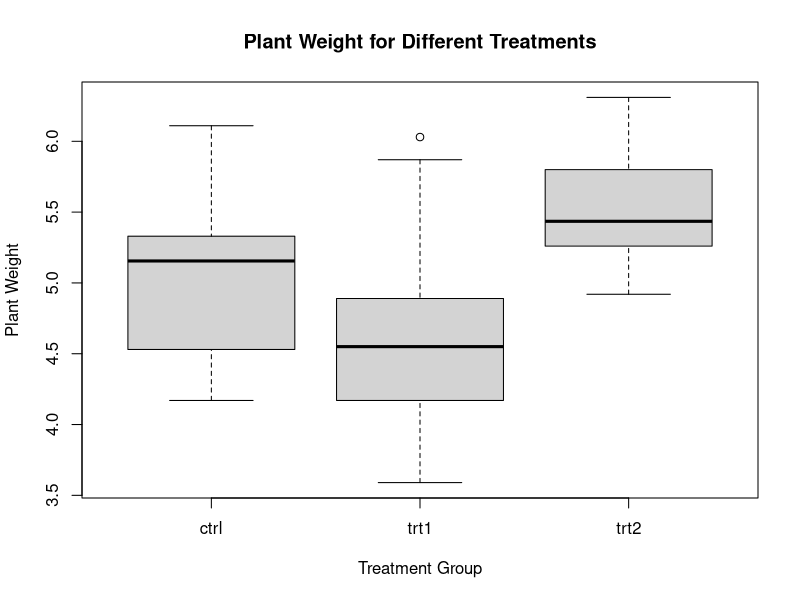
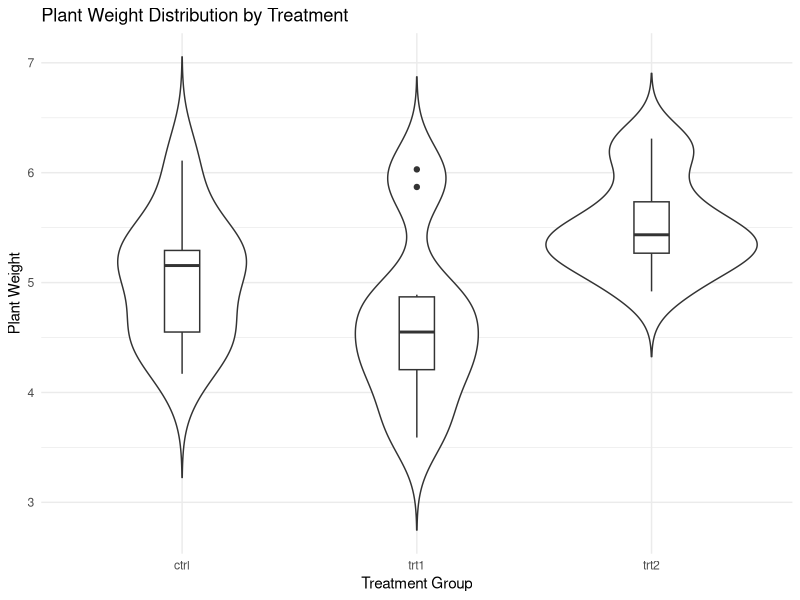
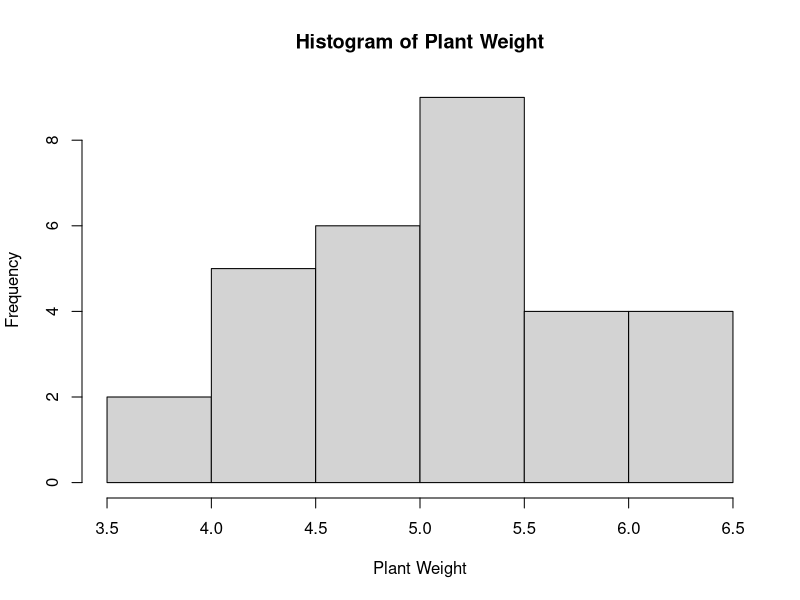
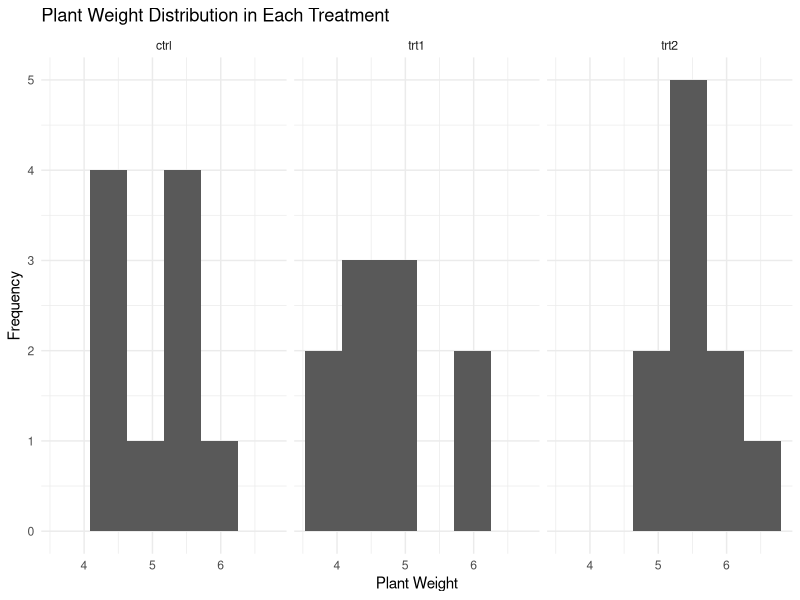

Write R code to recreate these figures, in order.
# ============================================================
# PlantGrowth Dataset Analysis
# ============================================================


# 1. Load the PlantGrowth dataset

data("PlantGrowth")

cat("\n--- PlantGrowth Dataset ---\n")
print(PlantGrowth)

cat("\n--- First 6 Rows ---\n")
print(head(PlantGrowth))

cat("\n--- Structure of Dataset ---\n")
str(PlantGrowth)


# ============================================================
# 2. Mean plant weight for each treatment group
# ============================================================

mean_weight <- aggregate(weight ~ group,
                         data = PlantGrowth,
                         FUN = mean)

cat("\n--- Mean Plant Weight for Each Treatment ---\n")
print(mean_weight)


# ============================================================
# 3. Box Plot
# ============================================================

boxplot(weight ~ group,
        data = PlantGrowth,
        main = "Plant Weight for Different Treatments",
        xlab = "Treatment Group",
        ylab = "Plant Weight")


# ============================================================
# 4. Violin Plot
# ============================================================

# Install ggplot2 automatically if it is not already installed

if (!require(ggplot2)) {
  install.packages("ggplot2")
  library(ggplot2)
}

violin_plot <- ggplot(PlantGrowth,
                      aes(x = group, y = weight)) +
  geom_violin(trim = FALSE) +
  geom_boxplot(width = 0.15) +
  labs(title = "Plant Weight Distribution by Treatment",
       x = "Treatment Group",
       y = "Plant Weight") +
  theme_minimal()

print(violin_plot)


# ============================================================
# 5. Histogram
# ============================================================

hist(PlantGrowth$weight,
     main = "Histogram of Plant Weight",
     xlab = "Plant Weight",
     ylab = "Frequency",
     breaks = 8)


# Histogram for each treatment group

histogram_groups <- ggplot(PlantGrowth,
                           aes(x = weight)) +
  geom_histogram(bins = 6) +
  facet_wrap(~group) +
  labs(title = "Plant Weight Distribution in Each Treatment",
       x = "Plant Weight",
       y = "Frequency") +
  theme_minimal()

print(histogram_groups)


# ============================================================
# 6. One-Way ANOVA
# ============================================================

anova_model <- aov(weight ~ group,
                   data = PlantGrowth)

cat("\n--- One-Way ANOVA Results ---\n")
print(summary(anova_model))


# ============================================================
# 7. Tukey HSD Test
# ============================================================

cat("\n--- Tukey HSD Test ---\n")
print(TukeyHSD(anova_model))


# ============================================================
# 8. Extract ANOVA values
# ============================================================

anova_result <- summary(anova_model)[[1]]

f_value <- anova_result["group", "F value"]
p_value <- anova_result["group", "Pr(>F)"]

cat("\nF-value =", round(f_value, 3), "\n")
cat("P-value =", round(p_value, 4), "\n")


# ============================================================
# 9. Interpretation
# ============================================================

cat("\n--- Interpretation ---\n")

cat("The mean plant weight for the control group is",
    round(mean(PlantGrowth$weight[PlantGrowth$group == "ctrl"]), 3),
    ".\n")

cat("The mean plant weight for treatment 1 is",
    round(mean(PlantGrowth$weight[PlantGrowth$group == "trt1"]), 3),
    ".\n")

cat("The mean plant weight for treatment 2 is",
    round(mean(PlantGrowth$weight[PlantGrowth$group == "trt2"]), 3),
    ".\n\n")

cat("Treatment 2 has the highest average plant weight, while",
    "treatment 1 has the lowest average plant weight.\n")

cat("The box plot and violin plot show the differences in plant",
    "weight distribution among the three treatment groups.\n")

cat("The histogram shows the overall distribution of plant weights",
    "and how the observations are spread across the groups.\n\n")


# Interpret the ANOVA result automatically

if (p_value < 0.05) {
  
  cat("The ANOVA p-value is", round(p_value, 4),
      ", which is less than 0.05.\n")
  
  cat("Therefore, there is a statistically significant difference",
      "in mean plant weight among the treatment groups.\n")
  
} else {
  
  cat("The ANOVA p-value is", round(p_value, 4),
      ", which is greater than 0.05.\n")
  
  cat("Therefore, there is no statistically significant difference",
      "in mean plant weight among the treatment groups.\n")
}


# ============================================================
# 10. Conclusion
# ============================================================

cat("\n--- Conclusion ---\n")

if (p_value < 0.05) {
  
  cat("The analysis shows that treatment has a significant effect",
      "on plant weight.\n")
  
  cat("Treatment 2 produced the highest average plant weight,",
      "whereas treatment 1 produced the lowest average plant weight.\n")
  
  cat("The one-way ANOVA showed a statistically significant",
      "difference among the three groups (p < 0.05).\n")
  
  cat("Therefore, the type of treatment appears to influence",
      "plant growth.\n")
  
} else {
  
  cat("The analysis did not find a statistically significant",
      "difference in plant weight among the treatment groups.\n")
  
  cat("Therefore, there is not enough evidence to conclude that",
      "the treatments affected plant growth.\n")
}


# ============================================================
# End of Analysis
# ============================================================
